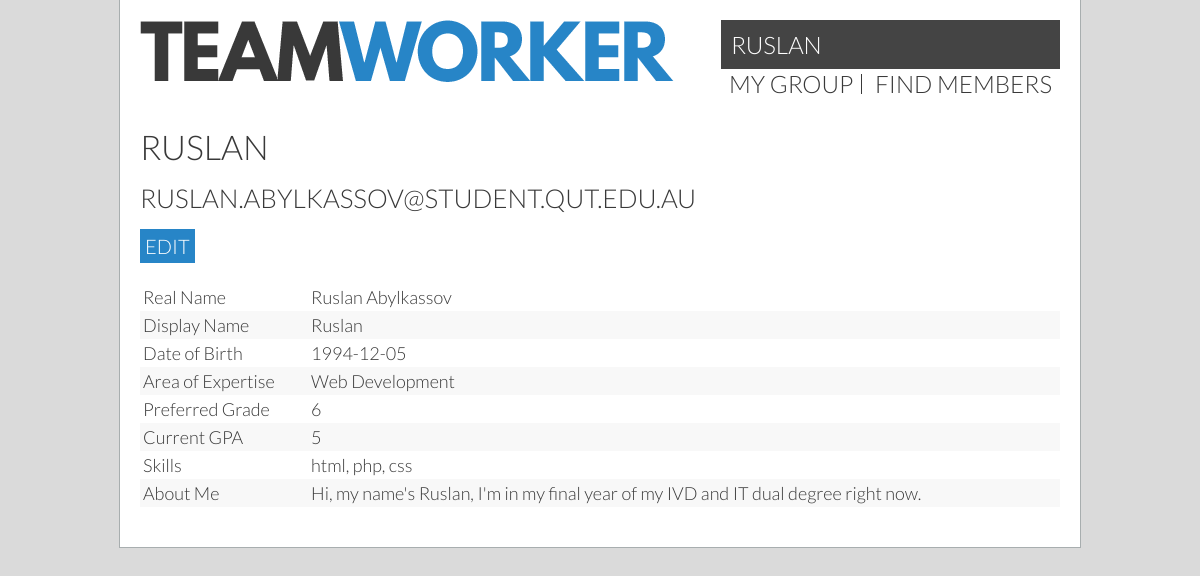
The page /?page=profile (signed in) on the database as committed earlier.
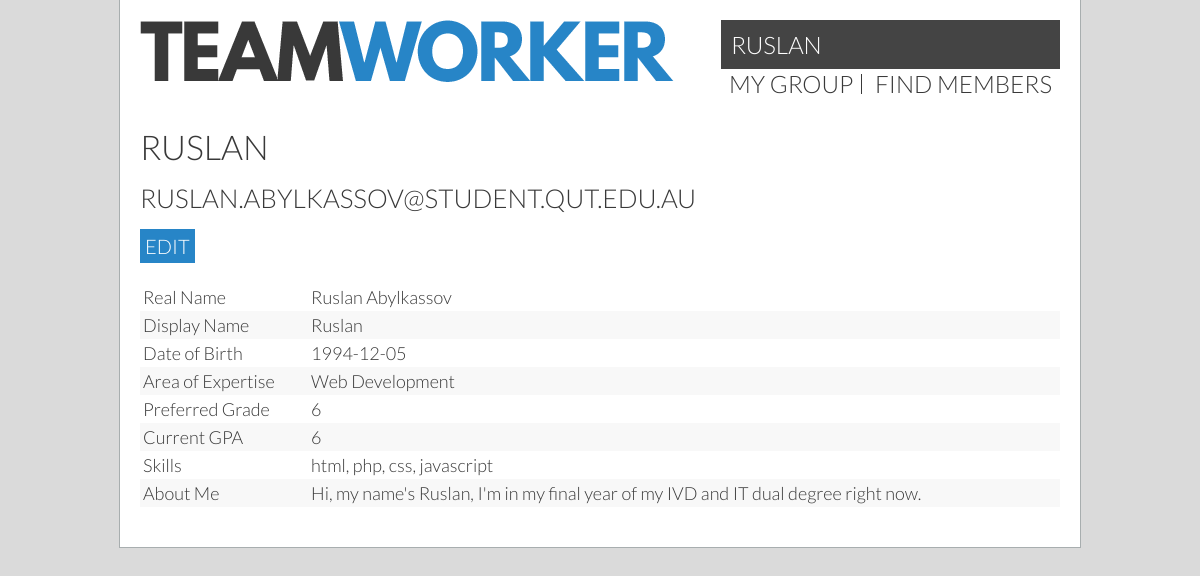
The same page on the database as committed later.
### tables this page shows
CREATE TABLE `users` (
  `id` int(11) unsigned NOT NULL AUTO_INCREMENT,
  `permissions` int(11) NOT NULL DEFAULT '1',
  `currentGroup` int(11) DEFAULT '0',
  `groupLeader` tinyint(1) DEFAULT NULL,
  `name` varchar(40) DEFAULT NULL,
  `displayName` varchar(30) DEFAULT NULL,
  `email` varchar(40) DEFAULT NULL,
  `password` char(64) DEFAULT NULL,
  `dob` date DEFAULT NULL,
  `mainArea` varchar(30) DEFAULT NULL,
  `skills` text,
  `gpa` double DEFAULT NULL,
  `goal` double DEFAULT NULL,
  `bio` varchar(300) DEFAULT NULL,
  `studentID` varchar(255) DEFAULT NULL,
  PRIMARY KEY (`id`),
  UNIQUE KEY `email` (`email`),
  UNIQUE KEY `studentID` (`studentID`)
);

### userHandler.php (called while the page is built, shortened)
<?php
if(isset($_SESSION['id'])) {
  $sessionId = $_SESSION['id'];
  $query = ('SELECT * FROM users WHERE id = :id');
  $statement = $db -> prepare($query);
  $statement -> bindValue(':id', $sessionId);
  if (!$statement -> execute()) { print_r($statement->errorInfo()); }
  $result = $statement -> fetch(PDO::FETCH_ASSOC);
  $realName = $result['name'];
  if($result['displayName'] == "") {
    $userName = $realName;
  } else {
    $userName = $result['displayName'];
  }
  $userEmail = $result['email'];
  $dob = $result['dob'];
  $areaExpertise = $result['mainArea'];
  $bio = $result['bio'];
  $gpa = $result['gpa'];
  $goal = $result['goal'];
  $group = $result['currentGroup'];
  $skills = $result['skills'];
}
?>

### profile.php (the view, shortened to what this page needs)
<body>
  <main>
    <?php include "header.inc"; ?>
    <div class="content" id="readonly">
      <h1><?=$userName?></h1>
      <h2><?=$userEmail?></h2>
      <a class="button" onclick="showEditor()">Edit</a>
      <table>
        <tr><td>Real Name</td> <td><?=$realName?></td></tr>
        <tr><td>Display Name</td> <td><?=$userName?></td></tr>
        <tr><td>Date of Birth</td> <td><?=$dob?></td></tr>
        <tr><td>Area of Expertise</td>  <td><?=$areaExpertise?></td></tr>
        <tr><td>Preferred Grade</td>  <td><?=$goal?></td></tr>
        <tr><td>Current GPA</td>  <td><?=$gpa?></td></tr>
        <tr><td>Skills</td>  <td><?=$skills?></td></tr>
        <tr><td>About Me</td> <td><?=$bio?></td></tr>
      </table>
    </div>
  </main>
</body>
</html>

### head.inc (shortened to what this page needs)
<!doctype html>
<html lang="en">
<head>
  <?php include "stylesheets.inc"; ?>
</head>

### stylesheets.inc (shortened to what this page needs)
<link href='style.css' rel='stylesheet' type='text/css'>
<link href='colour.css' rel='stylesheet' type='text/css'>

### index.php (shortened to what this page needs)
<?php
include_once 'pdo.inc';
include_once 'userHandler.php';
include_once 'head.inc';
if(!isset($_SESSION['id'])) {
  include 'login.php';
} else {
  if(!isset($_GET['page'])) {
    if($role == 1) { include 'studentHome.php'; } else
    if ($role == 2) { include 'teacherHome.php' ;} else
    if ($role == 3) { include 'adminHome.php'; }
  } else  {
    switch ($_GET['page']) {
      case 'profile':
        include 'profile.php';
        break;
    }
  }
}
?>

### header.inc (shortened to what this page needs)
<header>
    <a href="/" id="logo"><img src="_resources/teamworker.png"></a>
    <nav>
      <div class="topNavProfile">
        <a href='/?page=profile'><?=$userName?></a>
      </div>
      <ul>
        <?php if($group != 0) { ?>
          <li><a href="/?page=group">my group</a></li>
          <li><a href="/?page=userSearch">find members</a></li>
        <?php } ?>
      </ul>
    </nav>
</header>

### style.css (style rules this page uses)
body { margin: 0; padding:0; font-family: 'Lato', sans-serif; font-weight: 300; font-size:20px; }
main { width:960px; height:auto; margin:0 auto; }
.content { margin: 20px; overflow: auto; }
h1 { font-weight:300; font-size:1.7em; text-transform:uppercase; margin: 15px 0; }
.content h1:first-child { margin-top:0; }
h2 { font-weight:300; font-size:1.3em; text-transform:uppercase; margin:15px 0; }
a { text-decoration:none; color:inherit; transition: opacity 0.3s ease; }
.button { display: inline-block; padding: 5px; text-transform: uppercase; color: #fff; background-color: #2785c7; }
header { padding:20px; }
#logo { display:inline-block; }
nav { font-size:1.2em; text-transform: uppercase; display:inline-block; float:right; }
nav ul { list-style:none; padding:0; margin:0; }
nav li { display:inline-block; border-right:1px solid #393939; padding:0 8px; line-height:20px; }
nav ul li:last-child { border-right:none; }
.topNavProfile { background: #444; padding: 10px; }
.topNavProfile a { color: #fff; }
table { width:100%; box-sizing:border-box; font-size:0; border-spacing:0; margin:20px 0; }
td, th { font-size:18px; padding:3px; margin:0; text-align:left; min-height:1em; }

### colour.css (style rules this page uses)
body, .grain { background-color:#dadada; background-image:url(_resources/15p-grey.jpg); }
main { background-color:white; }
tr:nth-child(even) { background-color:#f8f8f8; }
body, main { color:#393939; }
main { border: 1px solid #a8aeaf; border-top:none; }

Rows that differ between the two databases and show on the page:
changed users "RUSLAN": gpa "5" → "6"; skills "html, php, css" → "html, php, css, javascript"
